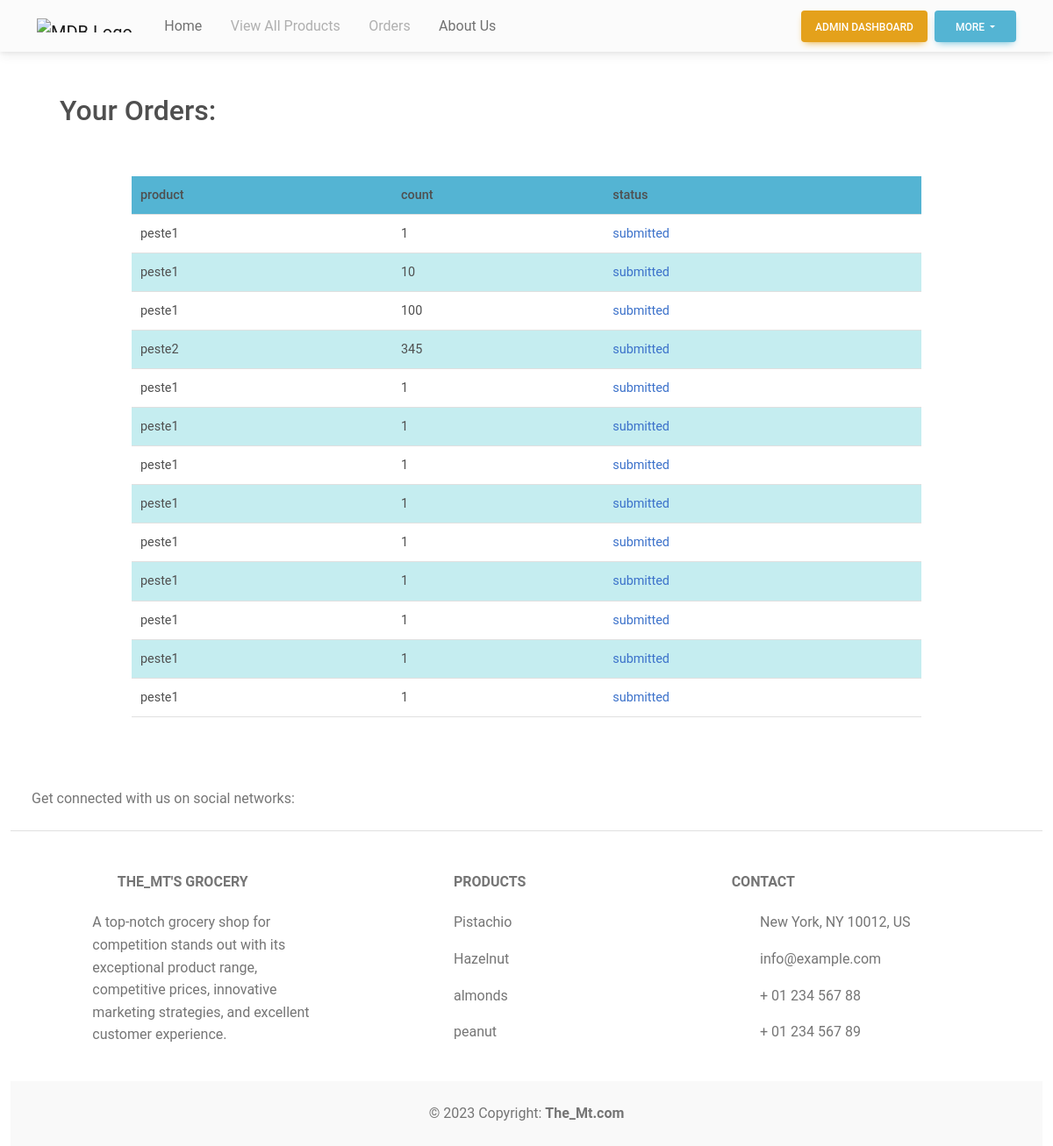
The app's page /userOrderList/ (signed in), older data.
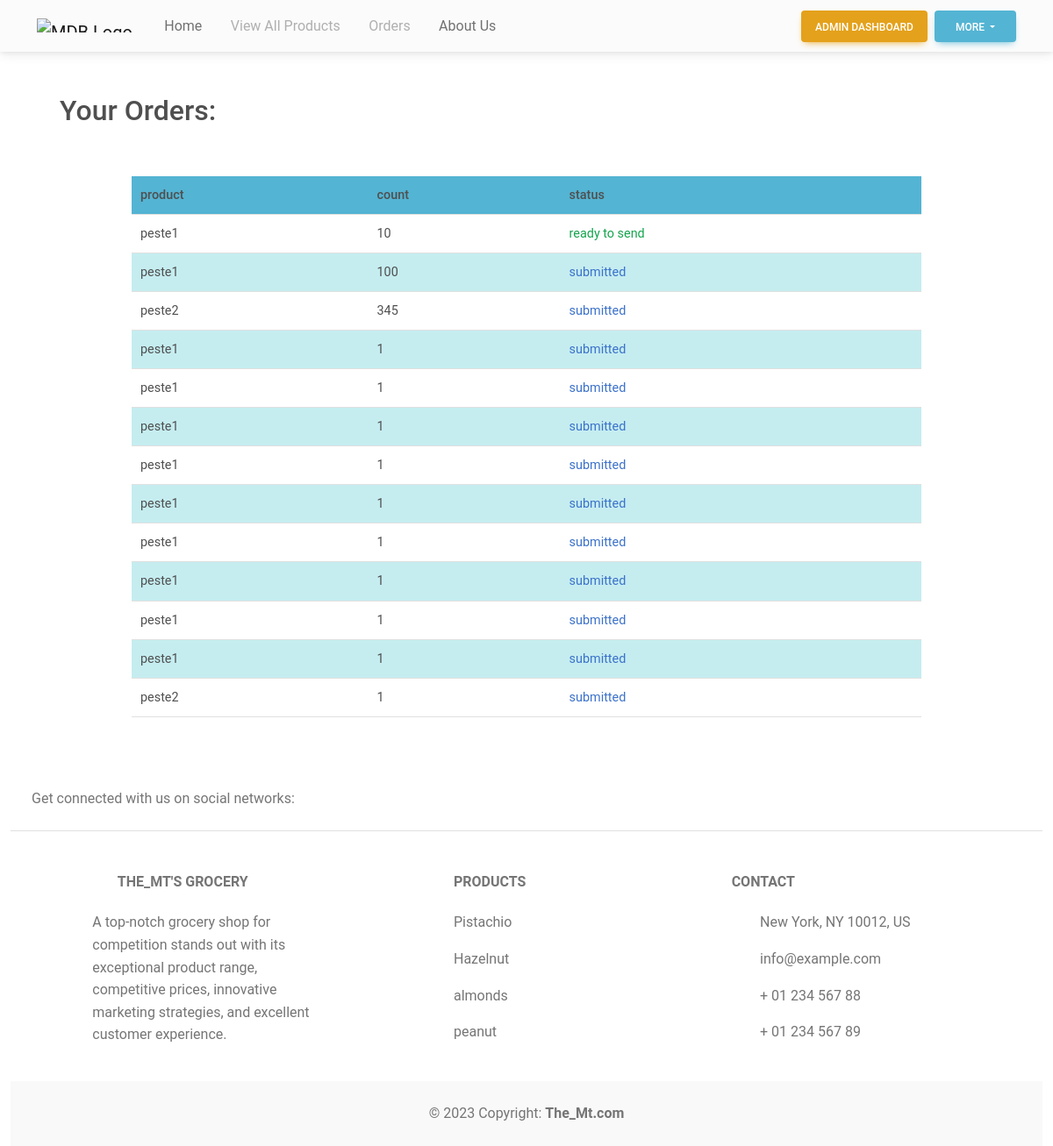
The same page, newer data.
### shop/models.py (models this page shows, shortened)
class Order(models.Model):
    user = models.ForeignKey(CustomUser, on_delete=models.CASCADE,default='')
    product = models.ForeignKey(InventoryProduct, on_delete=models.CASCADE,default='')
    quantity = models.PositiveIntegerField(blank=False, null=False, default=0)
    SUBMITTED = 'submitted'
    READY_TO_SEND = 'ready to send'
    STATUS_CHOICES = [(SUBMITTED, 'submitted'),
        (READY_TO_SEND, 'ready to send'),]
    status = models.CharField(max_length=50, choices=STATUS_CHOICES, default=SUBMITTED)

class InventoryProduct(models.Model):
    productId = models.ForeignKey(Product, on_delete=models.CASCADE, verbose_name="Product Name")
    inventoryId = models.ForeignKey(Inventory, on_delete=models.CASCADE, verbose_name="Inventory City")
    quantity = models.IntegerField()

class Product(models.Model):
    name = models.CharField(max_length=200)
    price = models.CharField(max_length=200)
    quantity = models.PositiveIntegerField(verbose_name="Quantity in Kg")
    pType = models.ForeignKey(ProductVariation, on_delete=models.CASCADE, verbose_name="Category Name")
    cityId = models.ForeignKey(City, on_delete=models.CASCADE, verbose_name="City Name")
    image = models.ForeignKey(Image, on_delete=models.CASCADE,default='')

### shop/views.py (the view)
# urls.py: path('userOrderList/', UserOrderList.as_view(), name='userOrderList'),
class UserOrderList(LoginRequiredMixin, ListView):
    model = Order
    template_name= 'userOrderList.html'
    def get_queryset(self):
        return Order.objects.filter(user=self.request.user)

### templates/userOrderList.html
{% extends 'base.html' %} {% load static %}
{% block cssLinks %}
<link rel="stylesheet" href="{% static 'css/userOrderList.css' %}">
{% endblock cssLinks %}
{% block content %}
<section class="userOrderList mb-5">
  <div class="container-fluid">
    <h2 class="text-capitalize w-75 m-5 px-2">your orders:</h2>
    <div class="row">
      <table class="w-75 mx-auto my-2 rounded-5 table table-hover">
        <thead class="bg-info">
            <tr>
                <th>product</th>
                <th>count</th>
                <th>status</th>
            </tr>
        </thead>
        <tbody>
            {% for o in object_list %}
            <tr class="">
              <td>{{ o.product.productId.name }}</td>
              <td>{{ o.quantity }}</td>
              <td class="{% if o.status == "submitted" %} text-primary {% else %}text-success{% endif %}">{{ o.status }}</td>
            </tr>
          {% endfor %}
        </tbody>
      </table>
  </div>
  </div>
</section>
{% endblock content %}

### templates/base.html (shortened to what this page needs)
{% load static %}
<!DOCTYPE html>
<html lang="en">
  <head>
    <link rel="stylesheet" href="{% static 'mdb-ui-kit/css/mdb.min.css' %}" />
    <link
      rel="stylesheet"
      href="{% static 'FontAwesome.Pro.6.2.1/css/all.css' %}"
    />
    {% block cssLinks %} {% endblock cssLinks %}
  </head>
  <body>
    <header>
      <section id="menu" class="container-fluid">
        <div class="row">
          <nav class="navbar navbar-expand-lg navbar-light bg-light">
            <div class="container">
              <a class="navbar-brand me-2" href="{% url 'home' %}">
                <img
                  src="{% static '/img/mylogo.png' %}"
                  height="16"
                  alt="MDB Logo"
                  loading="lazy"
                  style="margin-top: -1px"
                />
              </a>
              <div class="collapse navbar-collapse" id="navbarButtonsExample">
                <ul class="navbar-nav me-auto mb-2 mb-lg-0">
                  <li class="nav-item">
                    <a class="nav-link text-capitalize" href="{% url 'home' %}"
                      ><span class="fa-regular fa-home me-1"></span>home</a
                    >
                  </li>
                  <li class="nav-item">
                    <a class="nav-link text-capitalize {% if user.is_superuser %}disabled{% endif %}" href="{% url 'viewAllProducts'%}"
                      ><span class="fa-regular fa-cubes me-1"></span>View all Products</a
                    >
                  </li>
                  <li class="nav-item">
                    <a
                      class="nav-link text-capitalize {% if user.is_superuser %}disabled{% endif %}"
                      href="{% url 'userOrderList' %}"
                      ><span class="fa-regular fa-cart-shopping me-1"></span>orders</a
                    >
                  </li>
                  <li class="nav-item">
                    <a class="nav-link text-capitalize" href="{% url 'about' %}"
                      ><span class="fa-regular fa-mug-hot me-1"></span>About Us</a
                    >
                  </li>
                </ul>
                <div class="d-flex align-items-center">
                  {% if user.is_authenticated %} {% if user.is_superuser %}
                  <a
                    class="btn btn-warning px-3 me-2"
                    href="{% url 'adminHome' %}"
                    >Admin Dashboard</a
                  >
                  <div class="dropdown">
                    <button
                      class="btn btn-info dropdown-toggle"
                      type="button"
                      id="dropdownMenuButton"
                      data-mdb-toggle="dropdown"
                      aria-expanded="false"
                    >
                      more
                    </button>
                  </div>
                  {% endif %} {% endif %}
                </div>
              </div>
            </div>
          </nav>
        </div>
      </section>
    </header>
    <main>{% block content %} {% endblock content %}</main>
    <footer class="mt-5">
      <section class="container-fluid">
        <div class="row">
          <footer class="text-center text-lg-start bg-white text-muted">
            <section
              class="d-flex justify-content-center justify-content-lg-between p-4 border-bottom"
            >
              <div class="me-5 d-none d-lg-block">
                <span>Get connected with us on social networks:</span>
              </div>
              <div>
                <a href="" class="me-4 link-secondary">
                  <i class="fab fa-facebook-f"></i>
                </a>
                <a href="" class="me-4 link-secondary">
                  <i class="fab fa-twitter"></i>
                </a>
                <a href="" class="me-4 link-secondary">
                  <i class="fab fa-google"></i>
                </a>
                <a href="" class="me-4 link-secondary">
                  <i class="fab fa-instagram"></i>
                </a>
                <a href="" class="me-4 link-secondary">
                  <i class="fab fa-linkedin"></i>
                </a>
                <a href="" class="me-4 link-secondary">
                  <i class="fab fa-github"></i>
                </a>
              </div>
            </section>
            <section class="">
              <div class="container text-center text-md-start mt-5">
                <div class="row mt-3">
                  <div class="col-md-3 col-lg-4 col-xl-3 mx-auto mb-4">
                    <h6 class="text-uppercase fw-bold mb-4">
                      <i class="fas fa-gem me-3 text-secondary"></i>The_Mt's
                      Grocery
                    </h6>
                    <p>
                      A top-notch grocery shop for competition stands out with
                      its exceptional product range, competitive prices,
                      innovative marketing strategies, and excellent customer
                      experience.
                    </p>
                  </div>
                  <div class="col-md-2 col-lg-2 col-xl-2 mx-auto mb-4">
                    <h6 class="text-uppercase fw-bold mb-4">Products</h6>
                    <p>
                      <a href="#!" class="text-reset">Pistachio</a>
                    </p>
                    <p>
                      <a href="#!" class="text-reset">Hazelnut</a>
                    </p>
                    <p>
                      <a href="#!" class="text-reset">almonds</a>
                    </p>
                    <p>
                      <a href="#!" class="text-reset">peanut</a>
                    </p>
                  </div>
                  <div class="col-md-4 col-lg-3 col-xl-3 mx-auto mb-md-0 mb-4">
                    <h6 class="text-uppercase fw-bold mb-4">Contact</h6>
                    <p>
                      <i class="fas fa-home me-3 text-secondary"></i> New York,
                      NY 10012, US
                    </p>
                    <p>
                      <i class="fas fa-envelope me-3 text-secondary"></i>
                      info@example.com
                    </p>
                    <p>
                      <i class="fas fa-phone me-3 text-secondary"></i> + 01 234
                      567 88
                    </p>
                    <p>
                      <i class="fas fa-print me-3 text-secondary"></i> + 01 234
                      567 89
                    </p>
                  </div>
                </div>
              </div>
            </section>
            <div
              class="text-center p-4"
              style="background-color: rgba(0, 0, 0, 0.025)"
            >
              © 2023 Copyright:
              <a class="text-reset fw-bold" href="#">The_Mt.com</a>
            </div>
          </footer>
        </div>
      </section>
    </footer>
  </body>
</html>

### static/css/userOrderList.css (style rules this page uses)
section.userOrderList { width: 100%; }
section.userOrderList> .container-fluid>.row>table>tbody>tr>td, section.userOrderList> .container-fluid>.row>table>thead>tr>th { padding: 10px; }
section.userOrderList> .container-fluid>.row>table>tbody>tr:nth-of-type(even) { background-color: rgba(0, 174, 189, 0.226) }

### templates/base.html (style rules this page uses)
* { box-sizing: border-box !important; }
main { min-height: 335px; }

Row changes from the older to the newer data that the page shows:
removed Order: product.productId.name "peste1", quantity "10", status "submitted"
changed Order: quantity "1" → "10"; status "submitted" → "ready to send"
added Order: product.productId.name "peste2", quantity "1", status "submitted"
